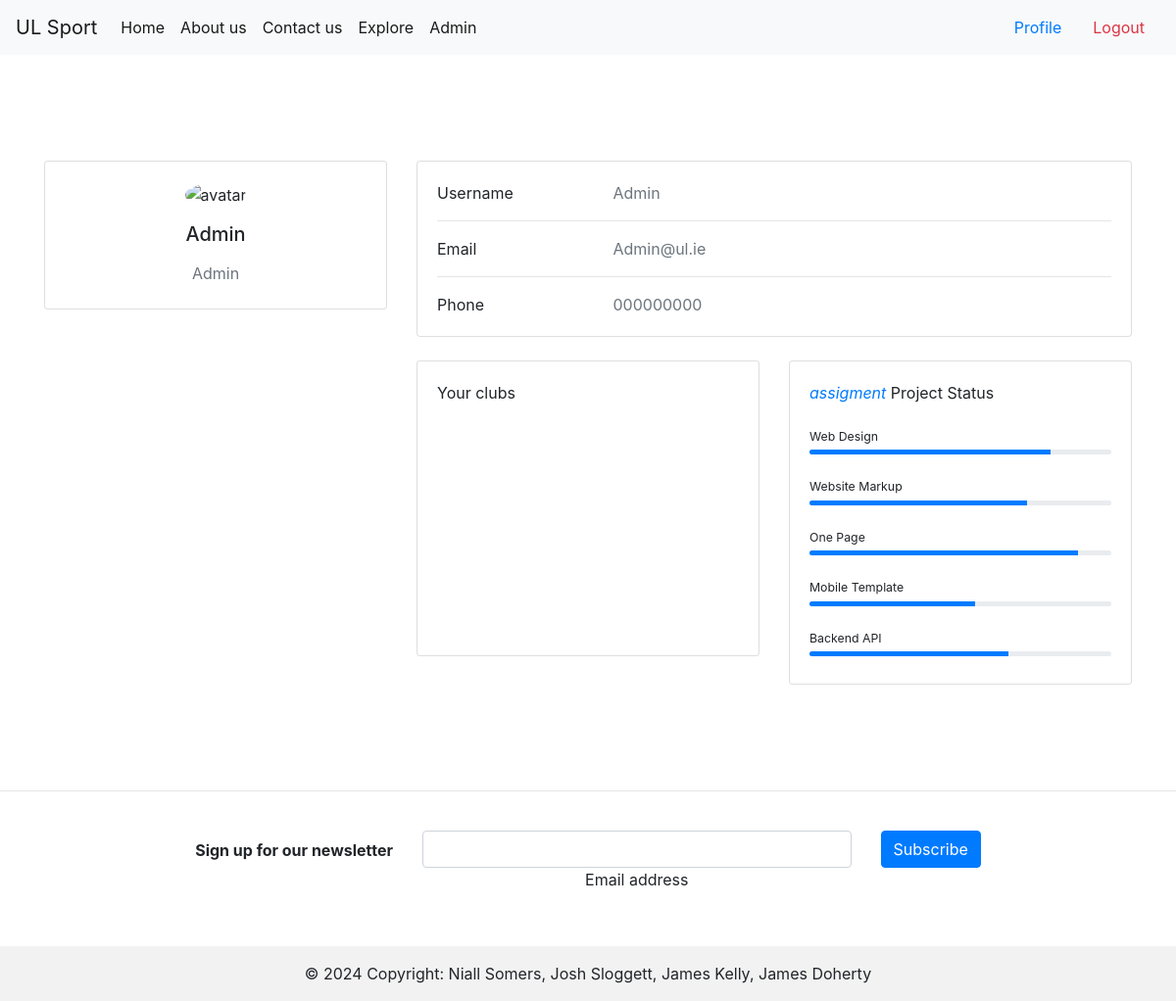
Before: /profile (signed in) with the older database file.
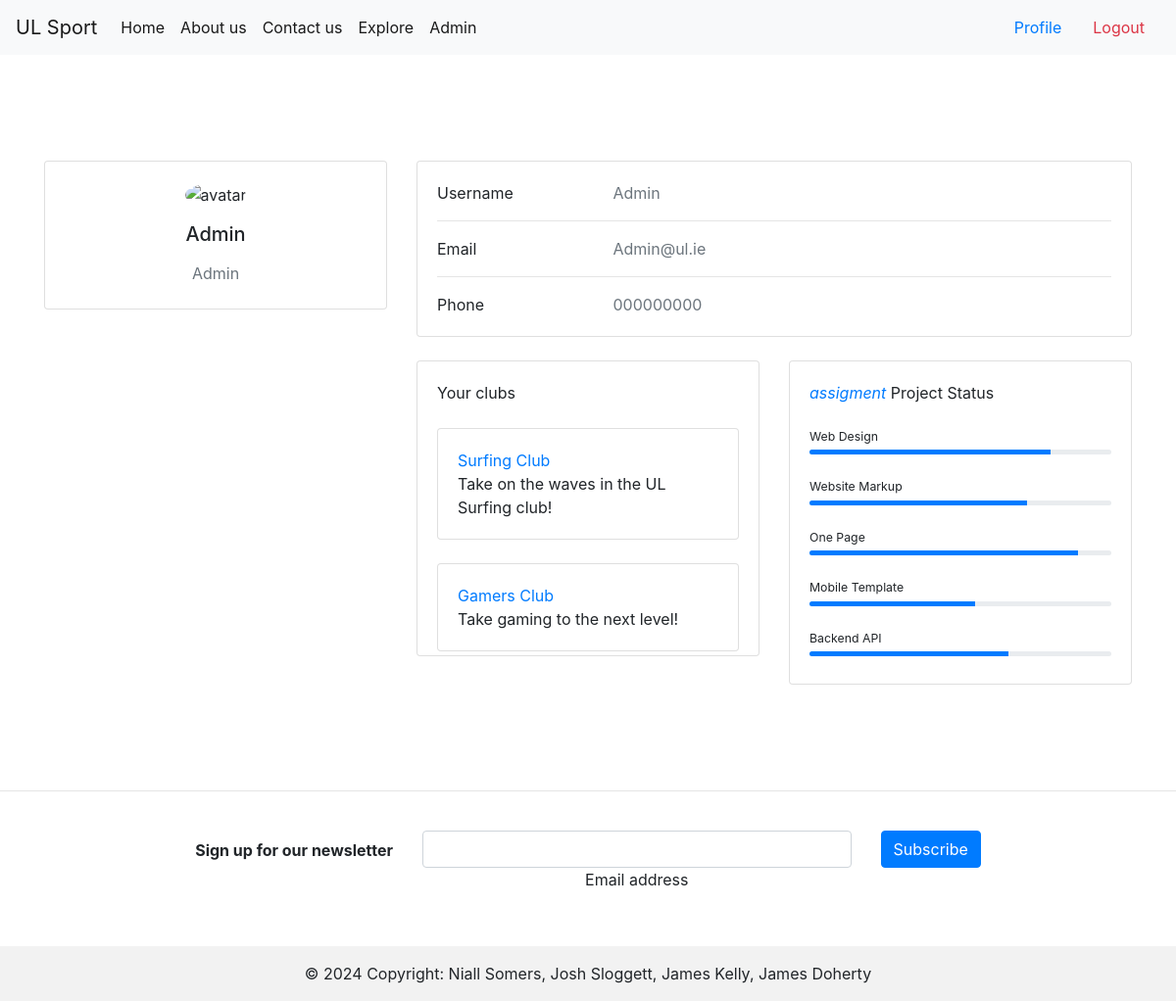
After: the same page with the newer database file.
### tables this page shows
CREATE TABLE Clubs (
    ClubID INTEGER PRIMARY KEY AUTOINCREMENT,
    Name TEXT NOT NULL,
    Description TEXT,
    ValidityStatus TEXT NOT NULL,
    CoordinatorID INTEGER,
    CreatedAt TIMESTAMP DEFAULT CURRENT_TIMESTAMP,
    UpdatedAt TIMESTAMP DEFAULT CURRENT_TIMESTAMP,
    FOREIGN KEY (CoordinatorID) REFERENCES Users(UserID)
);

### auth.py (the view)
@login_required
def profile():
    conn = db.connect('db/user_data.db')
    cursor = conn.cursor()
    cursor.execute('SELECT ClubID FROM ClubMemberships WHERE UserID = ?', (current_user.id,))
    clubIDs = cursor.fetchall()
    clubs = []
    for clubID in clubIDs:
        cursor.execute('SELECT * FROM Clubs WHERE ClubID = ?', clubID)
        club = cursor.fetchone()
        clubs.append(club)
    print(clubs)
    return render_template('/profile.html', clubs=clubs)

### app.py (called while the page is built, shortened)
@login_manager.user_loader
def load_user(user_id):
    conn = db.connect('db/user_data.db')
    cursor = conn.cursor()
    cursor.execute('SELECT * FROM Users WHERE UserID = ?', (user_id,))
    user_data = cursor.fetchone()
    conn.close()
    if user_data:
        return auth.User(user_data[0], user_data[1])

@app.context_processor
def utility_processor():
    def current_user_data():
        if current_user.is_authenticated:
            conn = db.connect('db/user_data.db')
            cursor = conn.cursor()
            cursor.execute('SELECT * FROM Users WHERE UserID = ?', (current_user.id,))
            currentUsrData = cursor.fetchone()
            userData = auth.USERDATA(
                currentUsrData[1],
                currentUsrData[3],
                currentUsrData[4],
                currentUsrData[5],
                currentUsrData[6]
            )
            print(userData.role)
            return userData
    return dict(user_data=current_user_data())

### templates/profile.html (shortened to what the changed rows need)
{% extends "base.html" %}
{% block content %}
<section>
    <div class="container py-5">
      <div class="row">
        <div class="col-lg-8">
          <div class="row">
            <div class="col-md-6">
              <div class="card mb-4 mb-md-0">
                <div class="card-body" style="overflow: auto; height: 300px;">
                  {% for club in clubs %}
                  <div class="card">
                  <div class="card-body">
                    <a class="card-title" href="{{url_for('explore')}}">{{club[1]}}</a>
                    <p class="card-text">{{club[2]}}</p>
                  </div>
                </div>
                  <br>
                  {% endfor %}
                </div>
              </div>
            </div>
          </div>
        </div>
      </div>
    </div>
  </section>
{% endblock %}

Changed rows visible on the page:
added Clubs: Name "Surfing Club", Description "Take on the waves in the UL Surfing club!"
added Clubs: Name "Gamers Club", Description "Take gaming to the next level!"
